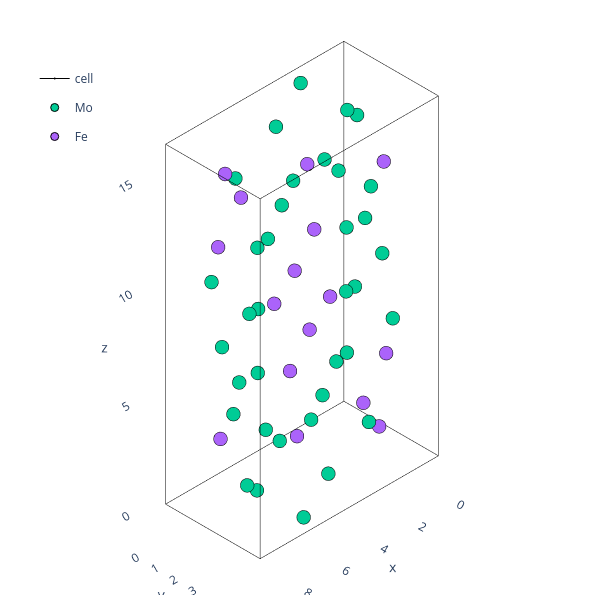

Notebook code cell kept with this figure:
### Code cell
theatoms=AtomsObjects['M']['Atoms'].atoms.sample(n=1).iloc[0]
plotting.plotly_atoms(theatoms)

### Figure 1 — Plotly figure (JSON) as saved in the notebook; plotly's stock layout.template omitted (floating-point values rounded to 4 significant figures)
{"data": [{"hoverinfo": "skip", "legendgroup": "cell", "line": {"color": "black", "width": 1}, "marker": {"size": 0.01}, "name": "cell", "showlegend": false, "type": "scatter3d", "x": [0.0, 9.358], "y": [0, 0], "z": [0, 0]}, {"hoverinfo": "skip", "legendgroup": "cell", "line": {"color": "black", "width": 1}, "marker": {"size": 0.01}, "name": "cell", "showlegend": false, "type": "scatter3d", "x": [0, 0], "y": [0.0, 4.962], "z": [0, 0]}, {"hoverinfo": "skip", "legendgroup": "cell", "line": {"color": "black", "width": 1}, "marker": {"size": 0.01}, "name": "cell", "showlegend": false, "type": "scatter3d", "x": [0, 0], "y": [0, 0], "z": [0.0, 16.36]}, {"hoverinfo": "skip", "legendgroup": "cell", "line": {"color": "black", "width": 1}, "marker": {"size": 0.01}, "name": "cell", "showlegend": false, "type": "scatter3d", "x": [9.358, 9.358], "y": [0.0, 4.962], "z": [0, 0]}, {"hoverinfo": "skip", "legendgroup": "cell", "line": {"color": "black", "width": 1}, "marker": {"size": 0.01}, "name": "cell", "showlegend": false, "type": "scatter3d", "x": [0.0, 9.358], "y": [4.962, 4.962], "z": [0, 0]}, {"hoverinfo": "skip", "legendgroup": "cell", "line": {"color": "black", "width": 1}, "marker": {"size": 0.01}, "name": "cell", "showlegend": false, "type": "scatter3d", "x": [9.358, 9.358], "y": [4.962, 4.962], "z": [0.0, 16.36]}, {"hoverinfo": "skip", "legendgroup": "cell", "line": {"color": "black", "width": 1}, "marker": {"size": 0.01}, "name": "cell", "showlegend": false, "type": "scatter3d", "x": [9.358, 9.358], "y": [0, 0], "z": [0.0, 16.36]}, {"hoverinfo": "skip", "legendgroup": "cell", "line": {"color": "black", "width": 1}, "marker": {"size": 0.01}, "name": "cell", "showlegend": false, "type": "scatter3d", "x": [0, 0], "y": [4.962, 4.962], "z": [0.0, 16.36]}, {"hoverinfo": "skip", "legendgroup": "cell", "line": {"color": "black", "width": 1}, "marker": {"size": 0.01}, "name": "cell", "showlegend": false, "type": "scatter3d", "x": [0.0, 9.358], "y": [0, 0], "z": [16.36, 16.36]}, {"hoverinfo": "skip", "legendgroup": "cell", "line": {"color": "black", "width": 1}, "marker": {"size": 0.01}, "name": "cell", "showlegend": false, "type": "scatter3d", "x": [0, 0], "y": [0.0, 4.962], "z": [16.36, 16.36]}, {"hoverinfo": "skip", "legendgroup": "cell", "line": {"color": "black", "width": 1}, "marker": {"size": 0.01}, "name": "cell", "showlegend": false, "type": "scatter3d", "x": [0.0, 9.358], "y": [4.962, 4.962], "z": [16.36, 16.36]}, {"hoverinfo": "skip", "legendgroup": "cell", "line": {"color": "black", "width": 1}, "marker": {"size": 0.01}, "name": "cell", "showlegend": true, "type": "scatter3d", "x": [9.358, 9.358], "y": [0.0, 4.962], "z": [16.36, 16.36]}, {"hovertext": ["Mo0", "Mo1", "Mo2", "Mo3", "Mo4", "Mo5", "Mo6", "Mo7", "Mo8", "Mo9", "Mo10", "Mo11", "Mo12", "Mo13", "Mo14", "Mo15", "Mo16", "Mo17", "Mo18", "Mo19", "Mo20", "Mo21", "Mo22", "Mo23", "Mo24", "Mo25", "Mo26", "Mo27", "Mo28", "Mo29", "Mo30", "Mo31", "Mo32", "Mo33", "Mo34", "Mo35"], "marker": {"line": {"color": "black", "width": 1}}, "mode": "markers", "name": "Mo", "type": "scatter3d", "x": [0.6682, 4.011, 5.347, 8.69, 7.644, 6.394, 2.965, 1.714, 1.046, 3.633, 1.046, 5.725, 8.312, 5.725, 8.312, 3.633, 2.386, 2.293, 2.386, 7.065, 6.972, 7.065, 6.972, 2.293, 0.5549, 4.124, 5.234, 8.803, 5.768, 8.269, 1.089, 3.59, 0.1348, 4.544, 4.814, 9.223], "y": [1.241, 3.722, 1.241, 3.722, 1.241, 3.722, 1.241, 3.722, 0.02382, 2.505, 2.457, 0.02382, 4.938, 2.457, 2.505, 4.938, 4.947, 2.466, 2.497, 4.947, 0.01538, 2.497, 2.466, 0.01538, 1.241, 3.722, 1.241, 3.722, 1.241, 3.722, 1.241, 3.722, 1.241, 3.722, 1.241, 3.722], "z": [6.177, 14.36, 2.004, 10.19, 6.908, 15.09, 1.273, 9.454, 11.53, 3.353, 11.53, 13.01, 4.829, 13.01, 4.829, 3.353, 7.445, 15.63, 7.445, 0.7363, 8.918, 0.7363, 8.918, 15.63, 13.92, 5.737, 10.63, 2.445, 4.797, 12.98, 3.384, 11.57, 9.029, 0.8476, 15.51, 7.334]}, {"hovertext": ["Fe0", "Fe1", "Fe2", "Fe3", "Fe4", "Fe5", "Fe6", "Fe7", "Fe8", "Fe9", "Fe10", "Fe11", "Fe12", "Fe13", "Fe14", "Fe15"], "marker": {"line": {"color": "black", "width": 1}}, "mode": "markers", "name": "Fe", "type": "scatter3d", "x": [3.046, 1.633, 7.725, 6.312, 2.804, 1.875, 7.483, 6.554, 4.906, 9.132, 0.2265, 4.453, 7.85, 6.188, 3.171, 1.509], "y": [1.241, 3.722, 1.241, 3.722, 1.241, 3.722, 1.241, 3.722, 1.241, 3.722, 1.241, 3.722, 1.241, 3.722, 1.241, 3.722], "z": [5.405, 13.59, 2.777, 10.96, 9.844, 1.662, 14.7, 6.519, 7.51, 15.69, 0.6709, 8.852, 11.56, 3.374, 12.99, 4.807]}], "layout": {"height": 600, "legend": {"x": 0.05, "xanchor": "left", "y": 0.9, "yanchor": "top"}, "margin": {"b": 5, "l": 5, "r": 0.5, "t": 5}, "scene": {"aspectmode": "data", "camera": {"projection": {"type": "orthographic"}}, "xaxis": {"range": [-0.9358, 10.29], "showbackground": false, "showgrid": false}, "yaxis": {"range": [-0.4962, 5.459], "showbackground": false, "showgrid": false}, "zaxis": {"range": [-1.636, 18.0], "showbackground": false, "showgrid": false}}, "width": 600}}
